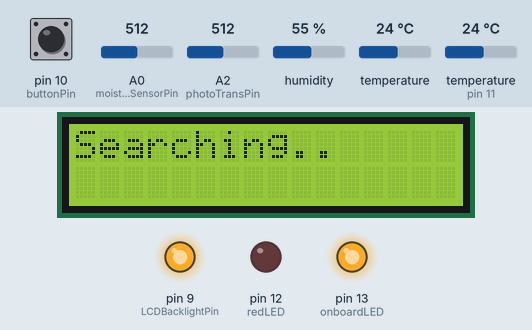
Bench run of a sketch on a simulated Arduino Uno, built with avr-gcc and run on an emulated ATmega328P. Parts: 16×2 character LCD, output pins drawn as LEDs (lit = HIGH). Inputs (shaded band) come from the test bench; at power-on: A2 (photoTransPin) = 512, pin 10 (buttonPin) LOW, A0 (moistureSensorPin) = 512, humidity 55 %, temperature 24 °C, temperature (sensor on pin 11) 24 °C. The local clock reads 2024-03-15 10:24:30 at power-on unless the sketch sets it; pins used as bus, display or sensor lines are not drawn; what the sketch prints to the serial monitor is not drawn.

Above: at 2.2 s.
2.3 s: A2 (photoTransPin) set to 90
7.9 s: pin 10 (buttonPin) pulled HIGH for 0.15 s
At 9.6 s:
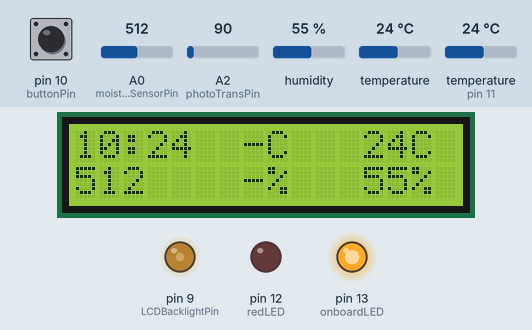
13.7 s: pin 10 (buttonPin) pulled HIGH for 1 s
At 13.82 s:
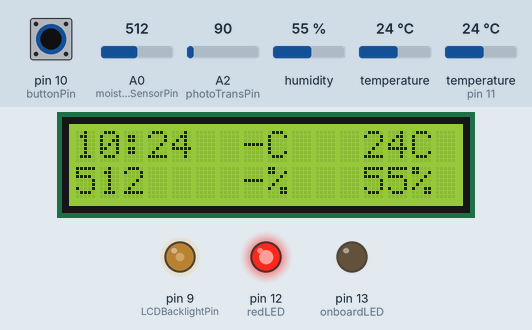
16.2 s: A2 (photoTransPin) set to 30
21.8 s: A2 (photoTransPin) set to 306
At 24.8 s:
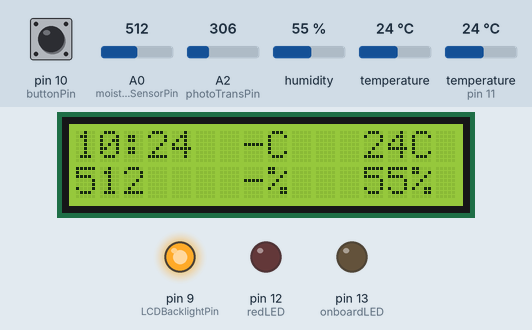
27.4 s: A2 (photoTransPin) set to 30
At 33.5 s:
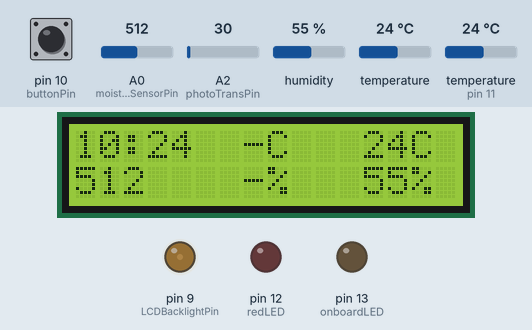
Timing chart, 0 to 34.0 s (numbered marks = the images above; inputs shaded):
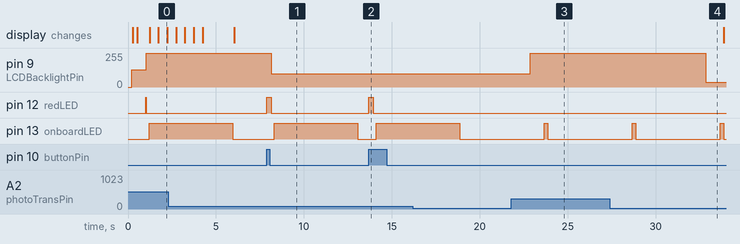

The sketch:

Hub-Indoor-Uno.ino
```cpp
#include <LiquidCrystal.h>
#include <Wire.h>
#include <RTClib.h>
#include <DHT.h>
#include <DHT_U.h>
#include <RCSwitch.h>


// LCD
const int rs = 3, e = 4, db4 = 5, db5 = 6, db6 = 7, db7 = 8;  // set pins used by the LCD
LiquidCrystal lcd(rs, e, db4, db5, db6, db7);                 // create LCD object
int minBrightness = 3;                                        // limits the mapping of ambientBrightness when setting the LCD backlight
int maxBrightness = 100;                                      // limits the mapping of ambientBrightness when setting the LCD backlight

// DHT11 Temp and Humidity Sensor
const int DHTPin = 11;
DHT_Unified dht(DHTPin, DHT11);

// Radio
RCSwitch radio = RCSwitch();
int receivedVal;         // used to store the most recently transmitted value
int receivingMode = -1;  // used to know which data is being recieved 0 = Temp; 1 = Humidity
int loops = 10;          // times to check for new data per call - separated by delayMS
unsigned long delayMS = 500;
// RTC
RTC_DS3231 rtc;  // create real time clock object
char daysOfTheWeek[7][12] = { "Sunday", "Monday", "Tuesday", "Wednesday", "Thursday", "Friday", "Saturday" };

// Pins
const int LCDBacklightPin = 9;  // setting the LCD backlight/brightness

const int SDArtc = A4;
const int SCLrtc = A5;

const int photoTransPin = A2;

const int moistureSensorPin = A0;
const int moisturePowerPin = A1;

const int redLED = 12;
const int onboardLED = 13;

const int buttonPin = 10;

// Sensor Values - Thresholds
int ambientBrightness;  // reading from phototransistor - used to set LCD backlight

int moistureLevel;  // reading from moisture sensor
int wet = 400;      // if moistureLevel is above this value the red LED wont flash
int dry = 300;      // if moistureLevel is below this value the red LED will flash

float humidity;     // humidity reading from DHT sensor
float tempC;        // temp reading from DHT sensor
float RTCTemp;      // temp reading from RTC
float leveledTemp;  // avg of tempC + rtc temp - balances out the readings ¿use this? idk

int outHumidity = -1000;  // humidity reading recieved by the radio - outdoor from Nano Every -
int outTemp = -1000;      // temp reading recieved by the radio - outdoor from Nano Every - -1000 is the preset so that the loading animation will play

int buttonState;  // state of button on pin 12

// Time
DateTime now;                            // stores rtc current time
unsigned long currentMillis = millis();  // stores the current time since startup in milliseconds

unsigned long transInterval = 10000;  // interval for checking the phototransistor // 10 seconds
unsigned long prevTransTime;          // time of last phototrans reading

unsigned long DHTInterval = 1200000;  // interval for checking the thermometer/humidity // 20 minutes
unsigned long prevDHTTime;            // time of last temperature reading

unsigned long moistureInterval = 10800000;  // 6 hours in ms = 21600000; 3 hours in ms = 10800000
unsigned long prevTime;                     // time of last moisture sensor reading

unsigned long LEDInterval = 2000;  // time to wait before flashing the red LED when Dry // 2 seconds
unsigned long prevLEDTime;         // time of last red LED flash

unsigned long onboardLEDInterval = 5000;  // time to wait before flickering the onboard LED // 5 seconds
unsigned long prevOnboardTime;            // time of last onboard LED flash

unsigned long RTCoutputInterval = 20000;  // time to wait between outputing the RTC data to the serial port // 20 seconds
unsigned long prevRTCtime;                // time of last rtc output

unsigned long LCDOutputInterval = 5000;  // time to wait between updating the LCD // 5 seconds
unsigned long prevLCDoutputTime;         // time of last LCD output

unsigned long radioInterval = 30000;  // interval for receiving data // 30 seconds
unsigned long prevRadioTime;          // time of last transmission

int count = 1;  // counts how many times the sensor has been run


void setup() {
  Serial.begin(9600);
  dht.begin();

  delay(100);
  radio.enableReceive(digitalPinToInterrupt(2));
  delay(100);

  // Set Pin Modes
  pinMode(buttonPin, INPUT);
  pinMode(redLED, OUTPUT);
  pinMode(photoTransPin, INPUT);
  pinMode(moistureSensorPin, INPUT);
  pinMode(moisturePowerPin, OUTPUT);
  pinMode(LCDBacklightPin, OUTPUT);
  pinMode(DHTPin, INPUT);
  pinMode(onboardLED, OUTPUT);

  // Configure RTC
  if (!rtc.begin()) {
    Serial.println("Couldn't find RTC");
    Serial.flush();
    while (1) delay(10);
  }
  if (rtc.lostPower()) {
    Serial.println("RTC lost power, let's set the time!");
    // When time needs to be set on a new device, or after a power loss, the
    // following line sets the RTC to the date & time this sketch was compiled
    rtc.adjust(DateTime(F(__DATE__), F(__TIME__)));
    // This line sets the RTC with an explicit date & time, for example to set
    // January 21, 2014 at 3am you would call:
    // rtc.adjust(DateTime(2014, 1, 21, 3, 0, 0));
  }

  // Configure LCD backlight
  ambientBrightness = analogRead(photoTransPin);
  analogWrite(LCDBacklightPin, map(ambientBrightness, 0, 1023, minBrightness, 255));


  // Display Welcome Message
  lcd.begin(16, 2);
  lcd.clear();
  lcd.print("Welcome");
  delay(250);

  lcd.setCursor(0, 1);
  lcd.print("Hub Prototype");
  delay(500);

  // Flash the red LED
  digitalWrite(redLED, 1);
  delay(15);
  digitalWrite(redLED, 0);
}

void loop() {
  currentMillis = millis();
  digitalWrite(onboardLED, 0);
  // Prevent count from overflowing
  if (count < 0) {
    count = 2;
  }

  // Force method calls
  buttonState = digitalRead(buttonPin);
  if (buttonState == 1) {
    digitalWrite(redLED, 1);
    delay(250);
    digitalWrite(redLED, 0);
  }

  // Method Call

  setBrightness();
  readMoistureSensor();
  setMoistureLED();
  flashOnboardLED();
  updateDHT();
  now = updateRTC();
  outputLCD(now);
  receiveData();

  count++;
}


// Methods

void setBrightness() {  // read phototransistor and set brightness level accordingly
  if (currentMillis - prevTransTime > transInterval || count == 1 || buttonState == 1) {
    if (buttonState != 1) {
      prevTransTime = currentMillis;
    }

    ambientBrightness = analogRead(photoTransPin);
    Serial.print("\nAmbient Brightness: ");
    Serial.println(ambientBrightness);
    analogWrite(LCDBacklightPin, map(ambientBrightness, 0, 90, minBrightness, maxBrightness));  // set the LCD backlight to a mapped value from ambientBrightness - limited by minBrightness
  }
}
void readMoistureSensor() {  // read moisture sensor and display it on lcd
  if (currentMillis - prevTime > moistureInterval || count == 1 || buttonState == 1) {
    if (buttonState != 1) {
      prevTime = currentMillis;
    }

    digitalWrite(moisturePowerPin, 1);  // power on the moisture sensor
    delay(100);

    moistureLevel = analogRead(moistureSensorPin);  // read moisture sensor
    Serial.print("\nMoisture: ");
    Serial.println(moistureLevel);

  } else {
    digitalWrite(moisturePowerPin, 0);  // if it isnt time to read the sensor make sure it is off
  }
}
void setMoistureLED() {  // set red LED according to moisture sensor value
  if (moistureLevel > wet) {
    digitalWrite(redLED, 0);
  } else if (moistureLevel < dry) {
    digitalWrite(redLED, 0);
    if (currentMillis - prevLEDTime > LEDInterval) {
      prevLEDTime = currentMillis;
      digitalWrite(redLED, 1);
      delay(50);
    }

  } else {
    digitalWrite(redLED, 0);
  }
}
void flashOnboardLED() {  // flash onboard LED every so often
  if (currentMillis - prevOnboardTime > onboardLEDInterval) {
    prevOnboardTime = currentMillis;
    Serial.println("FLASH");
    digitalWrite(onboardLED, 1);
    delay(200);
  } else {
    digitalWrite(onboardLED, 0);
  }
}
void updateDHT() {  // read humidity and temperature from DHT sensor
  if (currentMillis - prevDHTTime > DHTInterval || count == 1 || buttonState == 1) {
    if (buttonState != 1) {
      prevDHTTime = currentMillis;
    }
    sensors_event_t event;
    Serial.println("\nDHT - Indoor");
    // Temperature C
    dht.temperature().getEvent(&event);
    if (isnan(event.temperature)) {
      Serial.println("Error Reading DHT Temp");
    } else {
      tempC = event.temperature;
      Serial.print(tempC);
      Serial.println("C");
    }
    // Humidity
    dht.humidity().getEvent(&event);
    if (isnan(event.relative_humidity)) {
      Serial.println("Error Reading DHT Humidity");
    } else {
      humidity = event.relative_humidity;
      Serial.print(humidity);
      Serial.println("%");
    }
    Serial.print("\nRTC Temp: ");
    RTCTemp = rtc.getTemperature();
    Serial.print(RTCTemp);

    leveledTemp = (tempC + RTCTemp) / 2;
    Serial.print("\nLeveled Temp: ");
    Serial.println(leveledTemp);
  }
}
DateTime updateRTC() {  // update now variable; also rtc temp - print rtc data to serial
  DateTime now = rtc.now();

  if (currentMillis - prevRTCtime > RTCoutputInterval || count == 1 || buttonState == 1) {
    prevRTCtime = currentMillis;
    Serial.print("\n");
    Serial.print(now.year(), DEC);
    Serial.print('/');
    Serial.print(now.month(), DEC);
    Serial.print('/');
    Serial.print(now.day(), DEC);
    Serial.print(" (");
    Serial.print(daysOfTheWeek[now.dayOfTheWeek()]);
    Serial.print(") ");
    Serial.print(now.hour(), DEC);
    Serial.print(':');
    Serial.print(now.minute(), DEC);
    Serial.print(':');
    Serial.print(now.second(), DEC);
    Serial.println();
  }
  return now;
}
void outputLCD(DateTime now) {  // output all data onto LCD

  if (currentMillis - prevLCDoutputTime > LCDOutputInterval || count == 1 || buttonState == 1) {
    prevLCDoutputTime = currentMillis;
    lcd.clear();
    lcd.setCursor(0, 0);

    // Time
    if (now.hour() < 10) {
      lcd.print(0);
    }
    lcd.print(now.hour());
    lcd.print(":");
    if (now.minute() < 10) {
      lcd.print(0);
    }
    lcd.print(now.minute());

    // Temp IN
    lcd.setCursor(12, 0);
    lcd.print(round(leveledTemp));
    lcd.print("C");

    // Temp OUT
    lcd.setCursor(7, 0);
    if (outTemp == -1000) {
      lcd.print("-");
    } else {
      lcd.print(round(outTemp));
    }

    lcd.print("C");

    // Moisture
    lcd.setCursor(0, 1);
    lcd.print(moistureLevel);
    if (moistureLevel < dry) {
      lcd.print(" D");
    }

    // Ambient Brightness
    // lcd.setCursor(7, 1);
    // lcd.print(ambientBrightness);

    // Humidity IN
    lcd.setCursor(12, 1);
    lcd.print(round(humidity));
    lcd.print("%");

    // Humidity OUT
    lcd.setCursor(7, 1);
    if (outHumidity == -1000) {
      lcd.print("-");
    } else {
      lcd.print(round(outHumidity));
    }

    lcd.print("%");
  }
}
void receiveData() {
  if (currentMillis - prevRadioTime > radioInterval || count == 1 || buttonState == 1) {
    prevRadioTime = currentMillis;

    if (count == 1) {
      lcd.clear();
      lcd.setCursor(0, 0);
      lcd.print("Searching");
    }

    digitalWrite(onboardLED, 1);
    Serial.println("ON");
    for (int i = 0; i < loops - 1; i++) {

      if (radio.available()) {
        receivedVal = radio.getReceivedValue();
        // Serial.print("\nReceived: ");
        // Serial.println(receivedVal);
      }
      if (count == 1) {
        lcd.setCursor(i + 9, 0);
        lcd.print(".");
      }
      // set receiving mode based on what data is received
      if (receivedVal == 111) {
        receivingMode = 0;  // temp
      } else if (receivedVal == 333) {
        receivingMode = 1;         // humidity
      } else {                     // if not 111(tmp) or 333(humid) then it must be normal data
        if (receivingMode == 0) {  // save that data into the appropriate variable based on the most recent recieved code
          outTemp = receivedVal;
        } else if (receivingMode == 1) {
          outHumidity = receivedVal;
        }
      }
      Serial.println("\nRecieved\nDHT - Outdoor");
      Serial.print(outTemp);
      Serial.println("C");
      Serial.print(outHumidity);
      Serial.println("%");

      radio.resetAvailable();
      delay(delayMS);
    }
    digitalWrite(onboardLED, 0);
    Serial.println("OFF");
  }
}
```

Measured:
- after the input at 7.9 s, pin 9 (LCDBacklightPin): 255/255 → 100/255 after 0.25 s instead of 3.1 s; pin 12 (redLED): LOW → HIGH at once, → LOW 0.25 s later
- after the input at 13.7 s, pin 12 (redLED): LOW → HIGH at once, → LOW 0.25 s later; pin 13 (onboardLED): LOW → HIGH after 0.41 s
- after the input at 21.8 s, pin 9 (LCDBacklightPin): 100/255 → 255/255 after 1.1 s
- after the input at 27.4 s, pin 9 (LCDBacklightPin): 255/255 → 35/255 after 5.5 s
